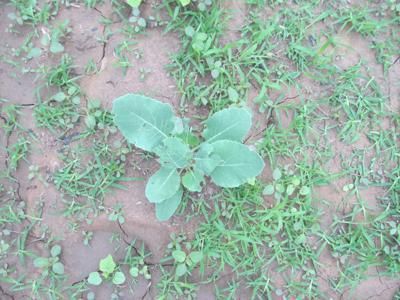
#> input picture CWF-788 - Copy/IMAGE400x300/validation/703_image.jpg, 400 x 300 px, found by its file name; its folder holds only this picture in this run
$ python VegetationSegmentation.py
#> lines starting #> are read from the running program, lines starting #| are printed output that depends on the picture; after the words box and inside, x2 and y2 are one past the last pixel; in counts of white or black regions, pixels touching at a corner belong together
import cv2
import numpy as np
import os
from tqdm import tqdm

def vegetation_mask_exg(image):
    img = image.astype(np.float32)
    B, G, R = cv2.split(img)
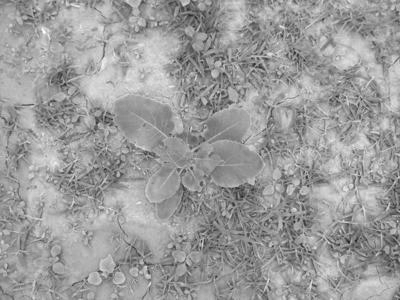
#> B: shape (300, 400) float32; min 30, max 255, mean 155.7
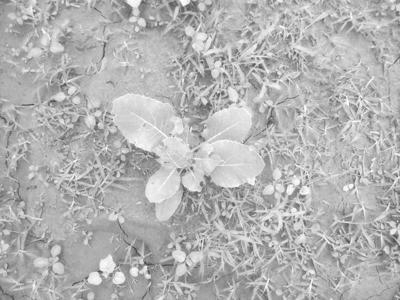
#> G: shape (300, 400) float32; min 71, max 255, mean 179.6
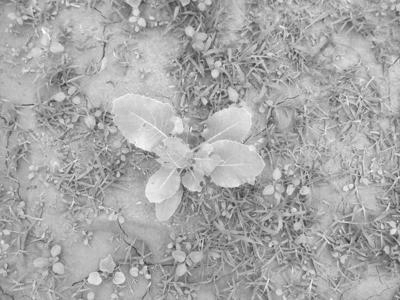
#> R: shape (300, 400) float32; min 39, max 255, mean 168
    exg = 2 * G - R - B
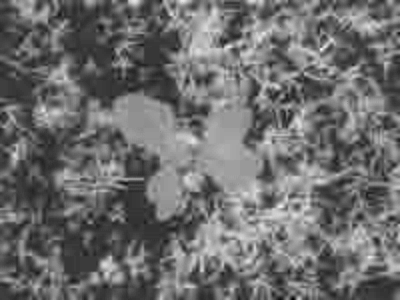
#> exg: shape (300, 400) float32; min -74, max 180, mean 35.4; drawn with min black and max white
    exg_norm = cv2.normalize(exg, None, 0, 255, cv2.NORM_MINMAX).astype(np.uint8)
    _, mask = cv2.threshold(exg_norm, 0, 255, cv2.THRESH_BINARY + cv2.THRESH_OTSU)
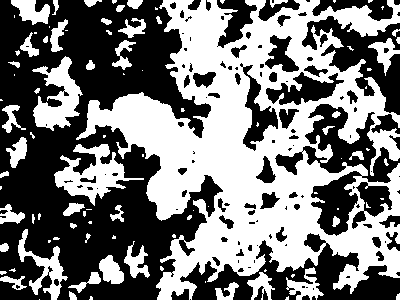
#> mask: shape (300, 400); 47.1% white; 98 white regions (50 under 20 px), largest, box (x1, y1, x2, y2) and area: (76, 0, 400, 300) 44303, (54, 144, 144, 206) 2158, (32, 56, 83, 131) 1841
    return mask

# --- Folder paths ---
input_folder = r"D:\AAU Internship\CWF-788\IMAGE400x300\validation"  # Change to your input folder
output_folder = r"D:\AAU Internship\CWF-788\IMAGE400x300\validation_test"  # Change to your output folder
os.makedirs(output_folder, exist_ok=True)

# --- Process all images in the folder ---
for fname in tqdm(os.listdir(input_folder)):
    if fname.lower().endswith(('.jpg', '.jpeg', '.png')):
        img_path = os.path.join(input_folder, fname)
        img = cv2.cvtColor(cv2.imread(img_path), cv2.COLOR_BGR2RGB)
        veg_mask = vegetation_mask_exg(img)
        out_path = os.path.join(output_folder, os.path.splitext(fname)[0] + '_vegmask.png')
        cv2.imwrite(out_path, 255-veg_mask)

print("✅ Vegetation masks saved to:", output_folder)

$ run again, on CWF-788 - Copy/IMAGE400x300/validation/723_image.jpg
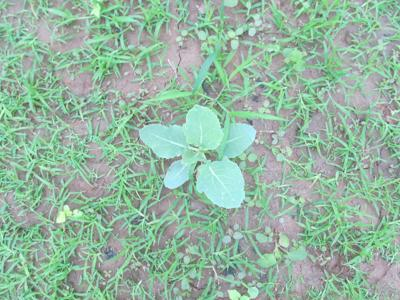
#> input picture CWF-788 - Copy/IMAGE400x300/validation/723_image.jpg, 400 x 300 px, found by its file name
#> in vegetation_mask_exg, `exg = 2 * G - R - B`:
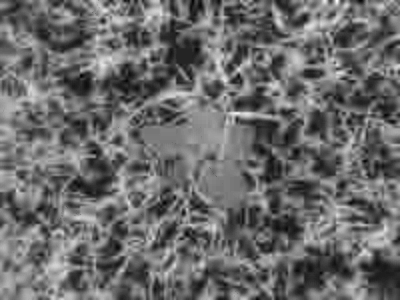
#> exg: shape (300, 400) float32; min -57, max 206, mean 53.9; drawn with min black and max white
#> in vegetation_mask_exg, `_, mask = cv2.threshold(exg_norm, 0, 255, cv2.THRESH_BINARY + cv2.THRE..`:
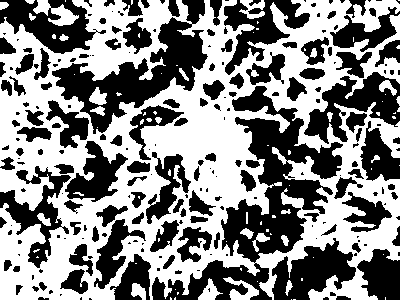
#> mask: shape (300, 400); 52.7% white; 224 black regions (105 under 20 px), largest, box (x1, y1, x2, y2) and area: (152, 86, 343, 300) 11070, (52, 0, 208, 134) 6502, (304, 72, 400, 144) 3060

$ run again, on CWF-788 - Copy/IMAGE400x300/validation/724_image.jpg
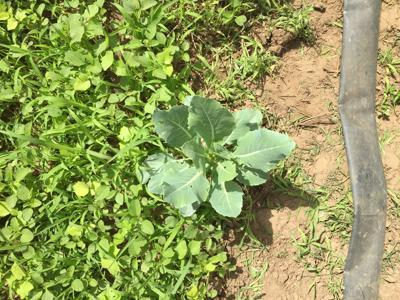
#> input picture CWF-788 - Copy/IMAGE400x300/validation/724_image.jpg, 400 x 300 px, found by its file name
#> in vegetation_mask_exg, `exg = 2 * G - R - B`:
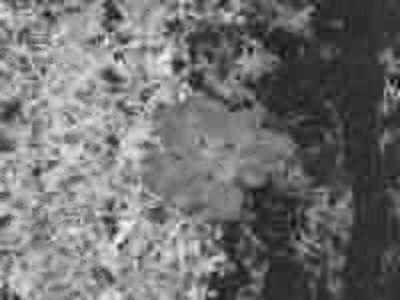
#> exg: shape (300, 400) float32; min -34, max 214, mean 75.9; drawn with min black and max white
#> in vegetation_mask_exg, `_, mask = cv2.threshold(exg_norm, 0, 255, cv2.THRESH_BINARY + cv2.THRE..`:
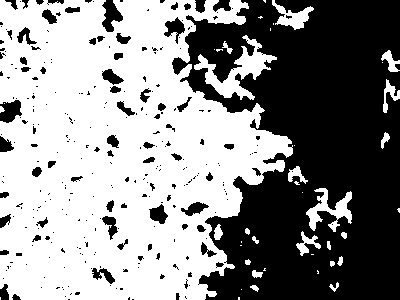
#> mask: shape (300, 400); 55.6% white; 291 black regions (225 under 20 px), largest, box (x1, y1, x2, y2) and area: (172, 0, 400, 300) 47348, (102, 0, 123, 32) 380, (0, 100, 22, 123) 349

$ run again, on CWF-788 - Copy/IMAGE400x300/validation/726_image.jpg
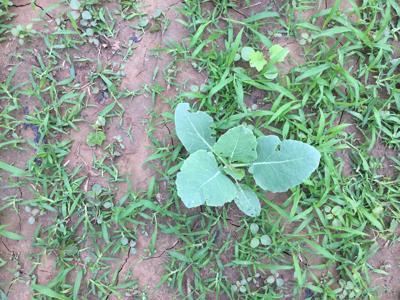
#> input picture CWF-788 - Copy/IMAGE400x300/validation/726_image.jpg, 400 x 300 px, found by its file name
#> in vegetation_mask_exg, `exg = 2 * G - R - B`:
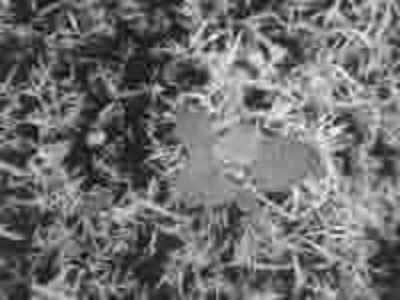
#> exg: shape (300, 400) float32; min -74, max 192, mean 43.4; drawn with min black and max white
#> in vegetation_mask_exg, `_, mask = cv2.threshold(exg_norm, 0, 255, cv2.THRESH_BINARY + cv2.THRE..`:
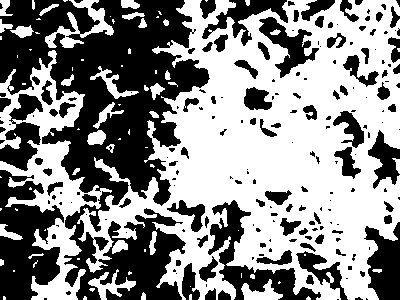
#> mask: shape (300, 400); 54.4% white; 200 black regions (108 under 20 px), largest, box (x1, y1, x2, y2) and area: (0, 0, 210, 300) 29262, (0, 170, 64, 300) 5192, (208, 200, 321, 300) 3057
